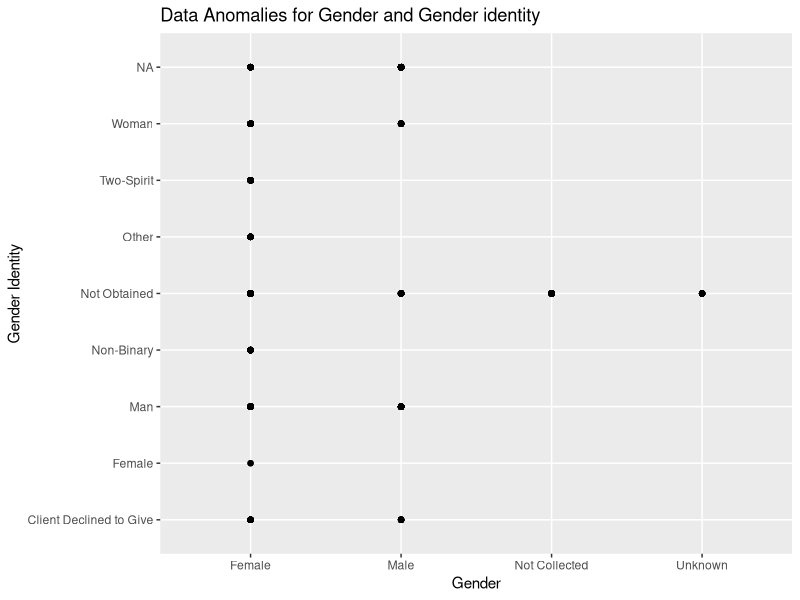

Generate this figure with R:
library(ggplot2)

hfsData <- read.csv("HFS Service Data.csv")
ggplot(hfsData, aes(gender, gender_identity)) + 
  ggtitle("Data Anomalies for Gender and Gender identity") + 
  xlab("Gender") + 
  ylab("Gender Identity") +
  geom_point()